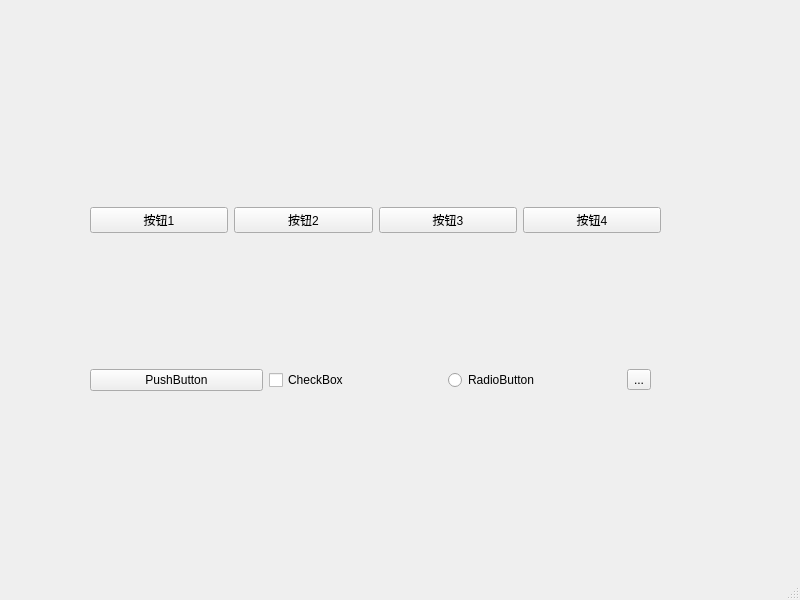
<?xml version="1.0" encoding="UTF-8"?>
<ui version="4.0">
 <class>MainWindow</class>
 <widget class="QMainWindow" name="MainWindow">
  <property name="geometry">
   <rect>
    <x>0</x>
    <y>0</y>
    <width>800</width>
    <height>600</height>
   </rect>
  </property>
  <property name="windowTitle">
   <string>MainWindow</string>
  </property>
  <widget class="QWidget" name="centralwidget">
   <widget class="QWidget" name="horizontalLayoutWidget">
    <property name="geometry">
     <rect>
      <x>90</x>
      <y>340</y>
      <width>561</width>
      <height>80</height>
     </rect>
    </property>
    <layout class="QHBoxLayout" name="horizontalLayout_2">
     <item>
      <widget class="QPushButton" name="pushButton_5">
       <property name="text">
        <string>PushButton</string>
       </property>
      </widget>
     </item>
     <item>
      <widget class="QCheckBox" name="checkBox">
       <property name="text">
        <string>CheckBox</string>
       </property>
      </widget>
     </item>
     <item>
      <widget class="QRadioButton" name="radioButton">
       <property name="text">
        <string>RadioButton</string>
       </property>
      </widget>
     </item>
     <item>
      <widget class="QToolButton" name="toolButton">
       <property name="text">
        <string>...</string>
       </property>
      </widget>
     </item>
    </layout>
   </widget>
   <widget class="QWidget" name="">
    <property name="geometry">
     <rect>
      <x>90</x>
      <y>200</y>
      <width>571</width>
      <height>41</height>
     </rect>
    </property>
    <layout class="QHBoxLayout" name="horizontalLayout">
     <item>
      <widget class="QPushButton" name="pushButton">
       <property name="text">
        <string>按钮1</string>
       </property>
      </widget>
     </item>
     <item>
      <widget class="QPushButton" name="pushButton_2">
       <property name="text">
        <string>按钮2</string>
       </property>
      </widget>
     </item>
     <item>
      <widget class="QPushButton" name="pushButton_3">
       <property name="text">
        <string>按钮3</string>
       </property>
      </widget>
     </item>
     <item>
      <widget class="QPushButton" name="pushButton_4">
       <property name="text">
        <string>按钮4</string>
       </property>
      </widget>
     </item>
    </layout>
   </widget>
  </widget>
  <widget class="QMenuBar" name="menubar">
   <property name="geometry">
    <rect>
     <x>0</x>
     <y>0</y>
     <width>800</width>
     <height>24</height>
    </rect>
   </property>
  </widget>
  <widget class="QStatusBar" name="statusbar"/>
 </widget>
 <resources/>
 <connections/>
</ui>
